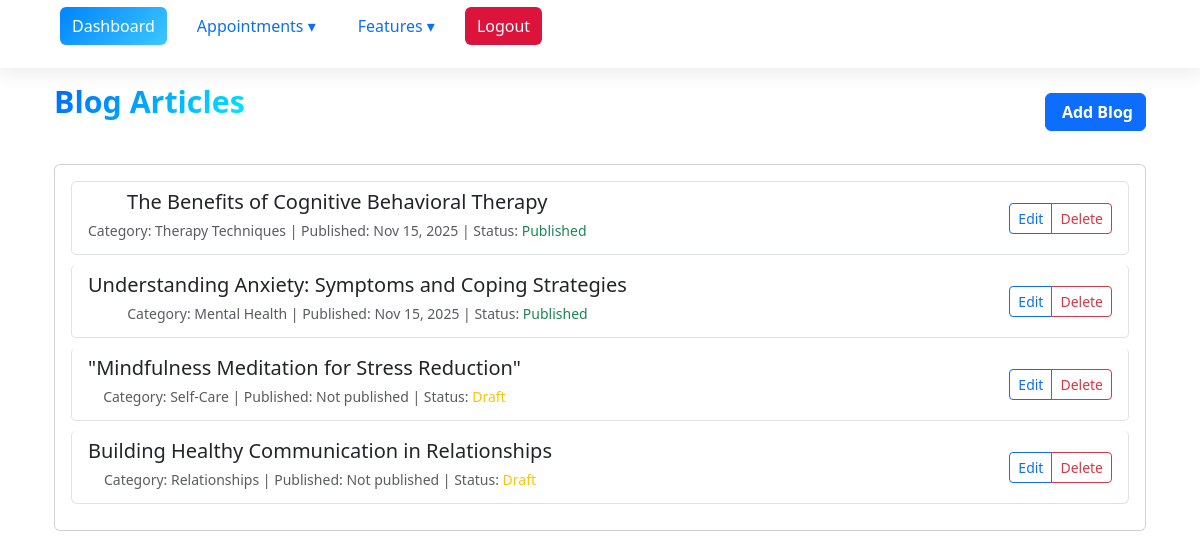
Page /blog/ (signed in) on the committed database.
### myproject/base/models.py (models this page shows, shortened)
class BlogArticle(models.Model):
    author = models.ForeignKey(
        User,
        on_delete=models.CASCADE,
        related_name="blog_articles"
    )
    title = models.CharField(max_length=200)
    slug = models.SlugField(
        unique=True,
        blank=True,
        null=True,
        help_text="Auto-generated from title"
    )  # ✅ SEO-friendly URL support
    content = models.TextField()
    category = models.CharField(max_length=100)
    cover_image = models.ImageField(
        upload_to='blogs/',
        blank=True,
        null=True
    )
    tags = models.CharField(max_length=50, unique=True)
    published_at = models.DateTimeField(blank=True, null=True)
    is_published = models.BooleanField(default=False)
    class Meta:
        ordering = ['-published_at', '-id']  # ✅ New blogs shown first

### myproject/base/views.py (the view)
# urls.py: path('blog/', views.blog_list, name='blog_list'),
@login_required
def blog_list(request):
    blogs = BlogArticle.objects.all().order_by('-published_at', '-id')
    can_edit = request.user.role in ["Admin", "Therapist"]
    return render(request, 'Blog/blog_list.html', {
        'blogs': blogs,
        'can_edit': can_edit,
        'user_role': request.user.role
    })

### myproject/base/templates/Blog/blog_list.html (shortened to what this page needs)
{% extends 'main.html' %}
{% block content %}
<div class="container">
    <div class="d-flex justify-content-between align-items-center mb-4">
        <h2>Blog Articles</h2>
        {% if user_role == 'Admin' or user_role == 'Therapist' %}
        <a href="{% url 'blog_create' %}" class="btn btn-primary">
            Add Blog
        </a>
        {% endif %}
    </div>
    {% if blogs %}
    <div class="card">
        <div class="card-body">
            <div class="list-group">
                {% for blog in blogs %}
                <div class="list-group-item">
                    <div class="d-flex justify-content-between align-items-center">
                        <div>
                            <h5 class="mb-1">{{ blog.title }}</h5>
                            <p class="mb-1 text-muted">
                                <small>
                                    Category: {{ blog.category }} |
                                    Published: {% if blog.published_at %}{{ blog.published_at|date:"M d, Y" }}{% else %}Not published{% endif %} |
                                    Status: {% if blog.is_published %}<span class="text-success">Published</span>{% else %}<span class="text-warning">Draft</span>{% endif %}
                                </small>
                            </p>
                        </div>
                        {% if user_role == 'Admin' or user_role == 'Therapist' %}
                        <div class="btn-group">
                            <a href="{% url 'blog_update' blog.pk %}" class="btn btn-sm btn-outline-primary">Edit</a>
                            <a href="{% url 'blog_delete' blog.pk %}" class="btn btn-sm btn-outline-danger"
                               onclick="return confirm('Are you sure you want to delete {{ blog.title }}?')">Delete</a>
                        </div>
                        {% endif %}
                    </div>
                </div>
                {% endfor %}
            </div>
        </div>
    </div>
    {% endif %}
</div>
{% endblock %}

### static/style.css (style rules this page uses)
.container h2 { font-size: 1.9rem; font-weight: 700; margin-bottom: 20px; background: linear-gradient(135deg, #0066ff, #00eaff); background-clip: text; -webkit-background-clip: text; color: transparent; animation: fadeSlide 0.6s ease-out forwards; }
.btn-primary { border-radius: 6px; font-weight: 600; transition: transform 0.25s ease, background 0.3s ease; }

### templates/nav.html (style rules this page uses)
:root { --primary-color: #0084ff; --gradient: linear-gradient(135deg, #0084ff, #3cc8ff); --bg-light: #ffffff; --bg-dark: #0b0e12; --text-light: #fff; --text-dark: #222; --nav-bg-light: rgba(255, 255, 255, 0.85); --nav-bg-dark: rgba(20, 20, 20, 0.85); --hover-light: #e7f3ff; --hover-dark: #1f2a37; --blur-bg: blur(10px); }
body.light-theme { background: var(--bg-light); color: var(--text-dark); }

### myproject/base/templates/Blog/blog_list.html (style rules this page uses)
.list-group-item { border: 1px solid #dee2e6; margin-bottom: 10px; border-radius: 5px; }
.btn-group .btn { margin-left: 5px; }

### rows in the picture
BlogArticle: title "The Benefits of Cognitive Behavioral Therapy", category "Therapy Techniques", published_at "Nov 15, 2025", is_published "Published"
BlogArticle: title "Understanding Anxiety: Symptoms and Coping Strategies", category "Mental Health", published_at "Nov 15, 2025", is_published "Published"
BlogArticle: title "\"Mindfulness Meditation for Stress Reduction\"", category "Self-Care", shows "Not published", is_published "Draft"
BlogArticle: title "Building Healthy Communication in Relationships", category "Relationships", shows "Not published", is_published "Draft"
